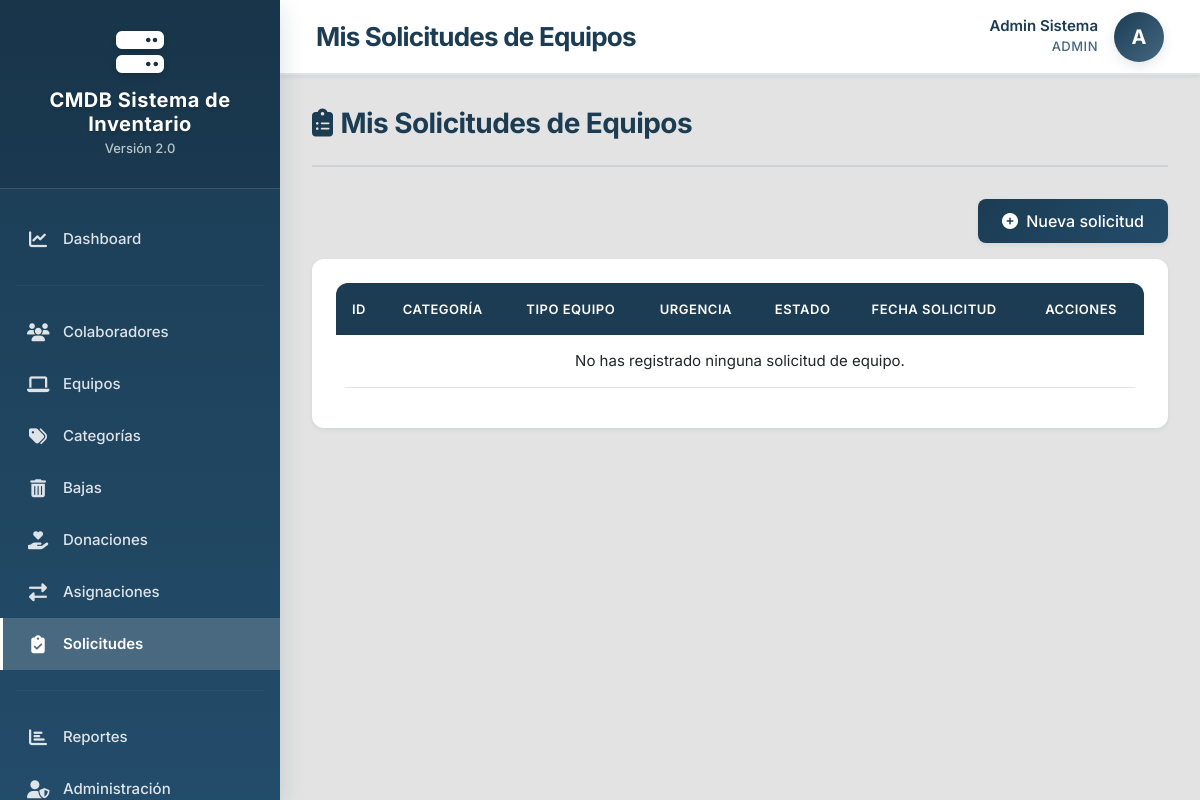
Page /public/index.php?route=necesidades&action=misSolicitudes (signed in) on the earlier database version.
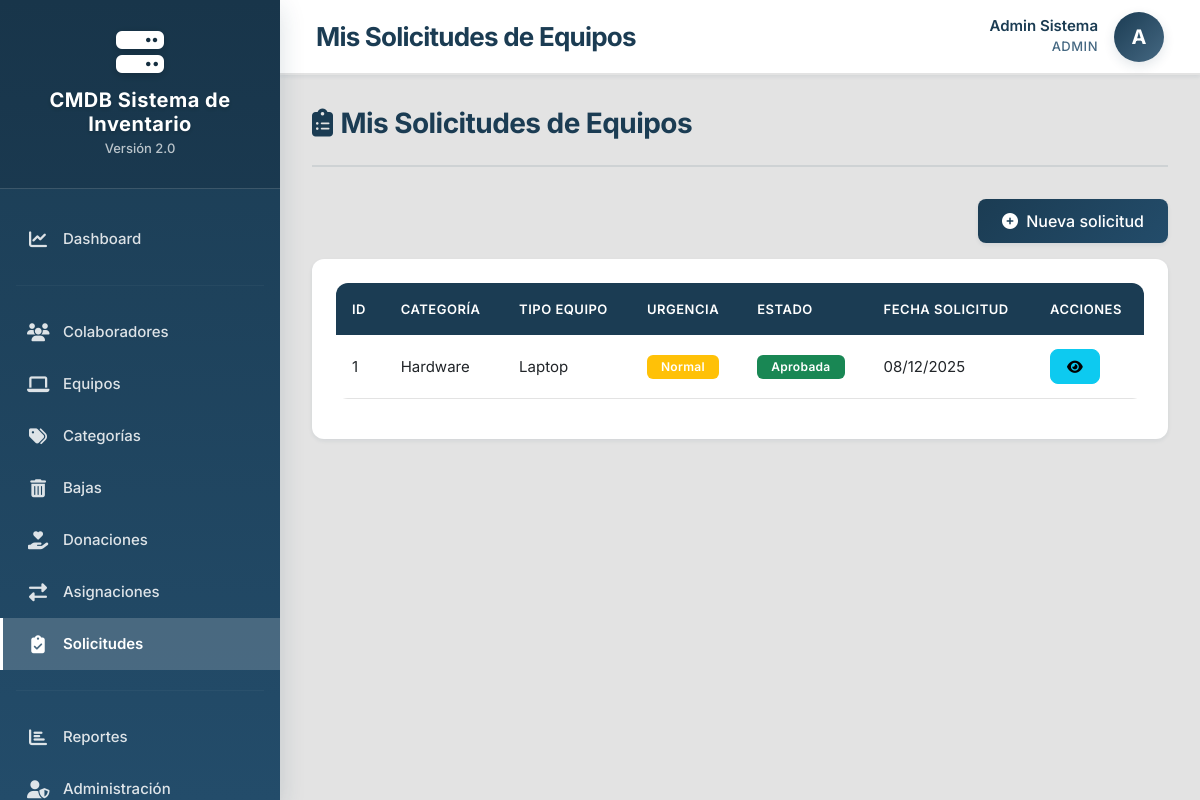
Same page on the later database version.
### tables this page shows
CREATE TABLE IF NOT EXISTS `necesidades` (
  `id` int NOT NULL AUTO_INCREMENT,
  `colaborador_id` int NOT NULL,
  `categoria_id` int DEFAULT NULL,
  `tipo_equipo` varchar(150) DEFAULT NULL COMMENT 'Ej: Laptop, Mouse, Teclado',
  `justificacion` text NOT NULL COMMENT 'Por qué necesita el equipo',
  `urgencia` enum('baja','normal','alta') DEFAULT 'normal',
  `estado` enum('pendiente','aprobada','rechazada','completada') DEFAULT 'pendiente',
  `administrador_id` int DEFAULT NULL COMMENT 'Admin que aprobó/rechazó',
  `observaciones_admin` text COMMENT 'Comentarios del administrador',
  `equipo_asignado_id` int DEFAULT NULL COMMENT 'Equipo que se le asignó',
  `fecha_solicitud` date NOT NULL,
  `fecha_respuesta` date DEFAULT NULL,
  `fecha_completada` date DEFAULT NULL,
  `created_at` timestamp NULL DEFAULT CURRENT_TIMESTAMP,
  `updated_at` timestamp NULL DEFAULT CURRENT_TIMESTAMP ON UPDATE CURRENT_TIMESTAMP,
  PRIMARY KEY (`id`),
  KEY `idx_colaborador` (`colaborador_id`),
  KEY `idx_estado` (`estado`),
  KEY `idx_categoria` (`categoria_id`)
);

CREATE TABLE IF NOT EXISTS `categorias` (
  `id` int NOT NULL AUTO_INCREMENT,
  `nombre` varchar(100) NOT NULL,
  `descripcion` text,
  `estado` enum('activa','inactiva') NOT NULL DEFAULT 'activa',
  `created_at` timestamp NULL DEFAULT CURRENT_TIMESTAMP,
  `updated_at` timestamp NULL DEFAULT CURRENT_TIMESTAMP ON UPDATE CURRENT_TIMESTAMP,
  PRIMARY KEY (`id`),
  UNIQUE KEY `nombre` (`nombre`),
  KEY `idx_nombre` (`nombre`),
  KEY `idx_estado` (`estado`)
);

### src/Controllers/NecesidadController.php (called while the page is built, shortened)
<?php
class NecesidadController extends BaseController
{
    private $necesidadModel;
    public function __construct()
    {
        $this->necesidadModel = new Necesidad();
    }
    public function misSolicitudes()
{
    $colaboradorId = currentUser()['colaborador_id'] ?? currentUser()['id'];
    $solicitudes = $this->necesidadModel->getSolicitudesPorColaborador($colaboradorId);
    $this->render('Views/necesidades/mis_solicitudes.php', [
        'pageTitle' => 'Mis Solicitudes de Equipos',
        'solicitudes' => $solicitudes
    ]);
}
}

### public/index.php (called while the page is built, shortened)
<?php
require_once '../src/Core/helpers.php';
require_once '../config/database.php';
try {
    $action = $_GET['action'] ?? 'index';
    $controller = new $controllerClass();
    $controller->$action();
} catch (Throwable $e) {
    if ($e->getCode() === 404) {
        http_response_code(404);
        echo "<h1>404 - Página no encontrada</h1>";
        echo "<p>" . htmlspecialchars($e->getMessage()) . "</p>";
    } else {
        handleException($e);
    }
    exit;
}

### src/Core/Database.php (called while the page is built, shortened)
<?php
class Database
{
    private static $instance = null;
    private $connection;
    private function __construct() {
        try {
            $dsn = 'mysql:host=' . DB_HOST . ';dbname=' . DB_NAME . ';charset=' . DB_CHARSET;
            $this->connection = new PDO($dsn, DB_USER, DB_PASS, [
                PDO::ATTR_ERRMODE => PDO::ERRMODE_EXCEPTION,
                PDO::ATTR_DEFAULT_FETCH_MODE => PDO::FETCH_ASSOC,
                PDO::ATTR_EMULATE_PREPARES => false,
            ]);
        } catch (PDOException $e) {
            throw new \Exception("Error de conexión a la base de datos: " . $e->getMessage());
        }
    }
    public static function getInstance() {
        if (self::$instance === null) {
            self::$instance = new self();
        }
        return self::$instance;
    }
    public function getConnection() {
        return $this->connection;
    }
}

### src/Core/helpers.php (called while the page is built, shortened)
<?php
function currentUser() {
    return [
        'id' => $_SESSION['user_id'] ?? null,
        'nombre' => $_SESSION['user_nombre'] ?? '',
        'apellido' => $_SESSION['user_apellido'] ?? '',
        'email' => $_SESSION['user_email'] ?? '',
        'rol' => $_SESSION['user_role'] ?? '',
    ];
}
function e($string) {
    return htmlspecialchars($string ?? '', ENT_QUOTES, 'UTF-8');
}

### src/Models/Model.php (called while the page is built, shortened)
<?php
class Model
{
    public function __construct() {
        $this->db = Database::getInstance()->getConnection();
    }
}

### src/Models/Necesidad.php (called while the page is built, shortened)
<?php
class Necesidad extends Model
{
public function getSolicitudesPorColaborador($colaboradorId)
{
    $sql = "SELECT
                n.id, n.fecha_solicitud, n.tipo_equipo, n.urgencia, n.estado,
                c.nombre AS categoria_nombre
            FROM necesidades n
            LEFT JOIN categorias c ON n.categoria_id = c.id
            WHERE n.colaborador_id = :colaboradorId
            ORDER BY n.fecha_solicitud DESC";
    try {
        $stmt = $this->db->prepare($sql);
        $stmt->execute(['colaboradorId' => $colaboradorId]);
        return $stmt->fetchAll(\PDO::FETCH_ASSOC);
    } catch (\PDOException $e) {
        throw new \Exception("Error al obtener solicitudes: " . $e->getMessage());
    }
}
}

### src/Views/necesidades/mis_solicitudes.php (the view, shortened to what the changed rows need)
<div class="page-header">
    <h2><i class="fas fa-clipboard-list me-2"></i>Mis Solicitudes de Equipos</h2>
</div>
<div class="card">
    <div class="card-body">
        <div class="table-responsive">
            <table class="table table-hover">
                <thead>
                    <tr>
                        <th>ID</th>
                        <th>Categoría</th>
                        <th>Tipo Equipo</th>
                        <th>Urgencia</th>
                        <th>Estado</th>
                        <th>Fecha Solicitud</th>
                        <th>Acciones</th>
                    </tr>
                </thead>
                <tbody>
                    <?php if (empty($solicitudes)): ?>
                        <tr>
                            <td colspan="7" class="text-center">No has registrado ninguna solicitud de equipo.</td>
                        </tr>
                    <?php else: ?>
                        <?php foreach ($solicitudes as $sol): ?>
                            <tr>
                                <td><?= $sol['id'] ?></td>
                                <td><?= e($sol['categoria_nombre'] ?? 'N/A') ?></td>
                                <td><?= e($sol['tipo_equipo'] ?? 'No especificado') ?></td>
                                <td>
                                    <?php
                                    $urgenciaBadge = [
                                        'alta' => 'danger',
                                        'normal' => 'warning',
                                        'baja' => 'secondary'
                                    ];
                                    ?>
                                    <span class="badge bg-<?= $urgenciaBadge[$sol['urgencia']] ?>">
                                        <?= ucfirst($sol['urgencia']) ?>
                                    </span>
                                </td>
                                <td>
                                    <?php
                                    $estadoBadge = [
                                        'pendiente' => 'warning',
                                        'aprobada' => 'success',
                                        'rechazada' => 'danger',
                                        'completada' => 'info'
                                    ];
                                    ?>
                                    <span class="badge bg-<?= $estadoBadge[$sol['estado']] ?>">
                                        <?= ucfirst($sol['estado']) ?>
                                    </span>
                                </td>
                                <td><?= date('d/m/Y', strtotime($sol['fecha_solicitud'])) ?></td>
                                <td>
                                    <a href="index.php?route=necesidades&action=ver&id=<?= $sol['id'] ?>"
                                       class="btn btn-sm btn-info" title="Ver Detalles">
                                        <i class="fas fa-eye"></i>
                                    </a>
                                </td>
                            </tr>
                        <?php endforeach; ?>
                    <?php endif; ?>
                </tbody>
            </table>
        </div>
    </div>
</div>

Differences in the rows shown:
added necesidades: id "1", categoria.nombre "Hardware", tipo_equipo "Laptop", urgencia "Normal", estado "Aprobada", fecha_solicitud "08/12/2025"
Other differences:
text no longer shown: "No has registrado ninguna solicitud de equipo."
